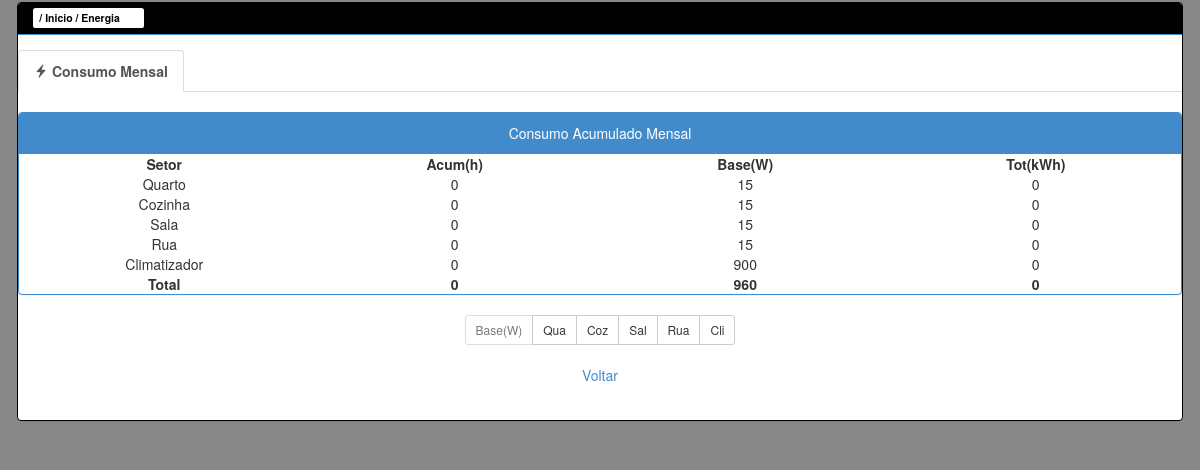
Screenshot of /energy.php (signed in) with the database file from the repository.
### tables this page shows
CREATE TABLE IF NOT EXISTS `consum` (
  `consum_equip` varchar(15) NOT NULL,
  `consum_month` int(1) NOT NULL,
  `consum_total` int(5) NOT NULL
  );

CREATE TABLE IF NOT EXISTS `energy` (
  `energy_equip` varchar(15) NOT NULL,
  `energy_base_value` int(5) NOT NULL
);

### Web/energy.php (the view, shortened to what this page needs)
<?php
$mes = date("m");
$query = "SELECT * FROM consum where consum_equip = 'quarto' and consum_month = '$mes';";
$result = mysql_query($query);
$result2 = mysql_fetch_array($result);
$bedc = $result2['consum_total'];
$query = "SELECT * FROM energy where  energy_equip = 'quarto';";
$result = mysql_query($query);
$result2 = mysql_fetch_array($result);
$bedb = $result2['energy_base_value'];
$query = "SELECT * FROM consum where consum_equip = 'cozinha' and consum_month = '$mes';";
$result = mysql_query($query);
$result2 = mysql_fetch_array($result);
$kitc = $result2['consum_total'];
$query = "SELECT * FROM energy where  energy_equip = 'cozinha';";
$result = mysql_query($query);
$result2 = mysql_fetch_array($result);
$kitb = $result2['energy_base_value'];
$query = "SELECT * FROM consum where consum_equip = 'sala' and consum_month = '$mes';";
$result = mysql_query($query);
$result2 = mysql_fetch_array($result);
$resc = $result2['consum_total'];
$query = "SELECT * FROM energy where  energy_equip = 'sala';";
$result = mysql_query($query);
$result2 = mysql_fetch_array($result);
$resb = $result2['energy_base_value'];
$query = "SELECT * FROM consum where consum_equip = 'rua' and consum_month = '$mes';";
$result = mysql_query($query);
$result2 = mysql_fetch_array($result);
$outc = $result2['consum_total'];
$query = "SELECT * FROM energy where  energy_equip = 'rua';";
$result = mysql_query($query);
$result2 = mysql_fetch_array($result);
$outb = $result2['energy_base_value'];
$query = "SELECT * FROM consum where consum_equip = 'climatizador' and consum_month = '$mes';";
$result = mysql_query($query);
$result2 = mysql_fetch_array($result);
$fanc = $result2['consum_total'];
$query = "SELECT * FROM energy where  energy_equip = 'climatizador';";
$result = mysql_query($query);
$result2 = mysql_fetch_array($result);
$fanb = $result2['energy_base_value'];
	print '
<html lang="en">
<head>
	<link href="css/bootstrap.min.css" rel="stylesheet">
	<link href="css/style.css" rel="stylesheet">
	<link href="css/styles.css" rel="stylesheet">
</head>
<body style="background-color:#888">
<div class="container" style="padding:2px">
<div class="panel panel-primary" style="border-color: #000">
<div class="panel-heading" style="background:#000"><span class="label label-default" style="background-color: #fff;color:#000"> / Inicio / Energia &nbsp;&nbsp;&nbsp;&nbsp;&nbsp; </span></div>
<div class="panel-body">
<div class="row">
<ul class="nav nav-tabs">
<li class="active"><a href="#"><span class="glyphicon glyphicon-flash"></span>
<b>  Consumo Mensal</b></a>
</li>
<li><a href="#"> </a></li>
</ul>
<center><br>';
print'
<div class="panel panel-primary">
  <div class="panel-heading">Consumo Acumulado Mensal</div>
  <table class="table">
  <div "row">
  <div class="col-md-3 col-xs-3 column">
  <b>Setor</b>
  </div>
  <div class="col-md-3 col-xs-3 column">
  <b>Acum(h)</b>
  </div>
  <div class="col-md-3 col-xs-3 column">
  <b>Base(W)</b>
  </div>
  <div class="col-md-3 col-xs-3 column">
  <b>Tot(kWh)</b>
  </div>
  <div "row">
  <div class="col-md-3 col-xs-3 column">
  Quarto
  </div>
  <div class="col-md-3 col-xs-3 column">
  ';
  echo round(($bedc/60),2);
  print'
  </div>
  <div class="col-md-3 col-xs-3 column">
  ';
  echo $bedb;
  print'
  </div>
  <div class="col-md-3 col-xs-3 column">
  ';
  $kwhbed = round((($bedc/60)/1000)*$bedb,4);
  echo $kwhbed;
  print'
  </div>
  <div "row">
  <div class="col-md-3 col-xs-3 column">
  Cozinha
  </div>
  <div class="col-md-3 col-xs-3 column">
  ';
  echo round(($kitc/60),2);
  print'
  </div>
  <div class="col-md-3 col-xs-3 column">
  ';
  echo $kitb;
  print'
  </div>
  <div class="col-md-3 col-xs-3 column">
    ';
  $kwhkit = round((($kitc/60)/1000)*$kitb,4);
  echo $kwhkit;
  print'
  </div>
  <div "row">
  <div class="col-md-3 col-xs-3 column">
  Sala
  </div>
  <div class="col-md-3 col-xs-3 column">
  ';
  echo round(($resc/60),2);
  print'
  </div>
  <div class="col-md-3 col-xs-3 column">
  ';
  echo $resb;
  print'
  </div>
  <div class="col-md-3 col-xs-3 column">
    ';
  $kwhres = round((($resc/60)/1000)*$resb,4);
  echo $kwhres;
  print'
  </div>
  <div "row">
  <div class="col-md-3 col-xs-3 column">
  Rua
  </div>
  <div class="col-md-3 col-xs-3 column">
  ';
  echo round(($outc/60),2);
  print'
  </div>
  <div class="col-md-3 col-xs-3 column">
   ';
  echo $outb;
  print'
  </div>
  <div class="col-md-3 col-xs-3 column">
    ';
  $kwhout = round((($outc/60)/1000)*$outb,4);
  echo $kwhout;
  print'
  </div>
  <div "row">
  <div class="col-md-3 col-xs-3 column">
  Climatizador
  </div>
  <div class="col-md-3 col-xs-3 column">
    ';
  echo round(($fanc/60),2);
  print'
  </div>
  <div class="col-md-3 col-xs-3 column">
    ';
  echo $fanb;
  print'
  </div>
  <div class="col-md-3 col-xs-3 column">
   ';
  $kwhfan = round((($fanc/60)/1000)*$fanb,4);
  echo $kwhfan;
  print'
  </div>
  </div>
  </table>
  <div "row" >
  <div class="col-md-3 col-xs-3 column">
  <b>Total</b>
  </div>
  <div class="col-md-3 col-xs-3 column"><b>';
  echo round(($bedc+$kitc+$resc+$outc+$fanc)/60,4);
  print'</b>
  </div>
  <div class="col-md-3 col-xs-3 column"><b>';
  echo round($bedb+$kitb+$resb+$outb+$fanb,4);
  print'</b>
  </div>
  <div class="col-md-3 col-xs-3 column"><b>';
  echo round(($kwhbed+$kwhfan+$kwhkit+$kwhout+$kwhres),4);
  print'
  </div></b>
  </div>
  <br>
</div>
';
print'
  <form role="form" name="quarto" action="energy.php" method="post">
  <input type="hidden" name="quarto1" value="quarto1" id="quarto2">
  </form>
  <form role="form" name="cozinha" action="energy.php" method="post">
  <input type="hidden" name="cozinha1" value="cozinha1" id="cozinha2">
  </form>
  <form role="form" name="sala" action="energy.php" method="post">
  <input type="hidden" name="sala1" value="sala1" id="sala2">
  </form>
  <form role="form" name="rua" action="energy.php" method="post">
  <input type="hidden" name="rua1" value="rua1" id="rua2">
  </form>
  <form role="form" name="clima" action="energy.php" method="post">
  <input type="hidden" name="clima1" value="clima1" id="clima2">
  </form>
 <div class="btn-group">
    <button class="btn btn-sm btn-default" disabled="disabled">Base(W)</button>
    <button class="btn btn-sm btn-default" OnClick="altQuarto()">Qua</button>
    <button class="btn btn-sm btn-default" OnClick="altCoz()">Coz</button>
    <button class="btn btn-sm btn-default" OnClick="altSal()">Sal</button>
    <button class="btn btn-sm btn-default" OnClick="altRua()">Rua</button>
    <button class="btn btn-sm btn-default" OnClick="altCli()">Cli</button>
</div>
<br><br>
<a href="main.php"> Voltar</a>
</center>
<br>
</div>
</div>
</div>
</div>
</div>
</body>
</html>	';
?>

### rows the page displays
consum: $bedc/60 "0", consum_total "0", ($bedc+$kitc+$resc+$outc+$fanc)/60 "0", $kwhbed+$kwhfan+$kwhkit+$kwhout+$kwhres "0"
energy: energy_base_value "15"
consum: $kitc/60 "0", consum_total "0"
energy: energy_base_value "15"
consum: $resc/60 "0", consum_total "0"
energy: energy_base_value "15"
consum: $outc/60 "0", consum_total "0"
energy: energy_base_value "15"
consum: $fanc/60 "0", consum_total "0"
energy: energy_base_value "900"

### other values shown
$bedb+$kitb+$resb+$outb+$fanb "960"
